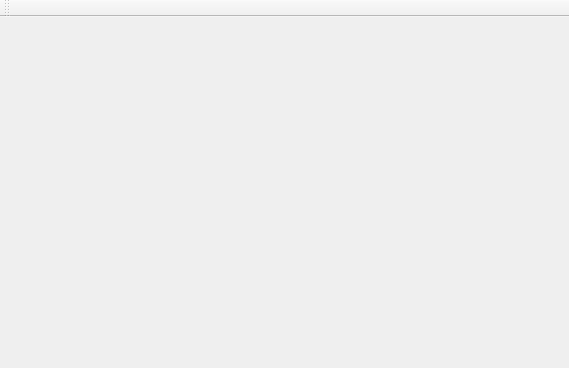
<?xml version="1.0" encoding="UTF-8"?>
<ui version="4.0">
 <class>MainWindow</class>
 <widget class="QMainWindow" name="MainWindow">
  <property name="geometry">
   <rect>
    <x>0</x>
    <y>0</y>
    <width>569</width>
    <height>368</height>
   </rect>
  </property>
  <property name="windowTitle">
   <string>YoutubeViewer</string>
  </property>
  <property name="windowIcon">
   <iconset resource="youtubeviewer.qrc">
    <normaloff>:/images/res/youtube.png</normaloff>:/images/res/youtube.png</iconset>
  </property>
  <widget class="YoutubeViewSplitter" name="centralWidget">
   <layout class="QHBoxLayout" name="horizontalLayout">
    <property name="margin">
     <number>0</number>
    </property>
   </layout>
  </widget>
  <widget class="YoutubeBar" name="mainToolBar">
   <property name="toolButtonStyle">
    <enum>Qt::ToolButtonTextBesideIcon</enum>
   </property>
   <attribute name="toolBarArea">
    <enum>TopToolBarArea</enum>
   </attribute>
   <attribute name="toolBarBreak">
    <bool>false</bool>
   </attribute>
  </widget>
  <action name="actionGo_previous">
   <property name="icon">
    <iconset resource="youtubeviewer.qrc">
     <normaloff>:/images/res/go-previous.png</normaloff>:/images/res/go-previous.png</iconset>
   </property>
   <property name="text">
    <string/>
   </property>
   <property name="toolTip">
    <string>Go to previous page</string>
   </property>
   <property name="shortcut">
    <string>Ctrl+Left</string>
   </property>
  </action>
  <action name="actionGo_next">
   <property name="icon">
    <iconset resource="youtubeviewer.qrc">
     <normaloff>:/images/res/go-next.png</normaloff>:/images/res/go-next.png</iconset>
   </property>
   <property name="text">
    <string/>
   </property>
   <property name="toolTip">
    <string>Go to next page</string>
   </property>
   <property name="shortcut">
    <string>Ctrl+Right</string>
   </property>
  </action>
  <action name="pageAction">
   <property name="enabled">
    <bool>false</bool>
   </property>
   <property name="text">
    <string>1</string>
   </property>
   <property name="toolTip">
    <string>Current page's number</string>
   </property>
  </action>
 </widget>
 <layoutdefault spacing="6" margin="11"/>
 <customwidgets>
  <customwidget>
   <class>YoutubeBar</class>
   <extends>QToolBar</extends>
   <header>youtubebar.h</header>
  </customwidget>
  <customwidget>
   <class>YoutubeViewSplitter</class>
   <extends>QWidget</extends>
   <header>youtubeviewsplitter.h</header>
   <container>1</container>
  </customwidget>
 </customwidgets>
 <resources>
  <include location="youtubeviewer.qrc"/>
 </resources>
 <connections/>
</ui>
